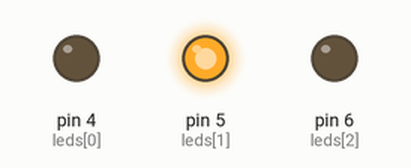
Simulated run of this sketch. Board: Arduino Uno, built with avr-gcc and run on an emulated ATmega328P. Parts: output pins drawn as LEDs (lit = HIGH).

Above: at 0.5 s.
At 1.5 s:
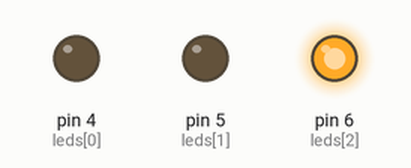
At 5.5 s:
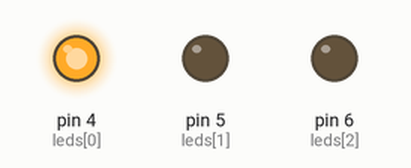
Timing chart, 0 to 6.9 s (numbered marks = the images above):
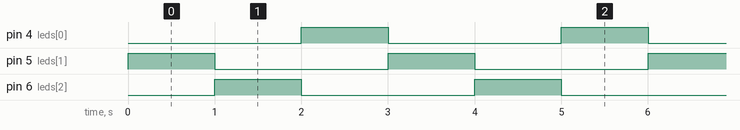

The sketch:

E_12_SemaforoArduino.ino
```cpp
int leds[] = {4, 5, 6};
int ledState[] = {false, false, false};

void setup() {
  // put your setup code here, to run once:
  Serial.begin(9600);
  Serial.setTimeout(15);
  for(int led = 0; led < 8; led++){
    pinMode(leds[led], OUTPUT);
  }
}

int current = 0;
void loop() {
  digitalWrite(leds[current], LOW);
  if(current == 2){
    current = 0;
  } else {
    current++;
  }
  digitalWrite(leds[current], HIGH);
  delay(1000);
}
```

Measured:
- by itself, pin 4 (leds[0]), pin 5 (leds[1]), pin 6 (leds[2]): alternates HIGH for 1.0 s and LOW for 2.0 s
- by itself, everything shown: repeats every 3.0 s, in 3 steps
